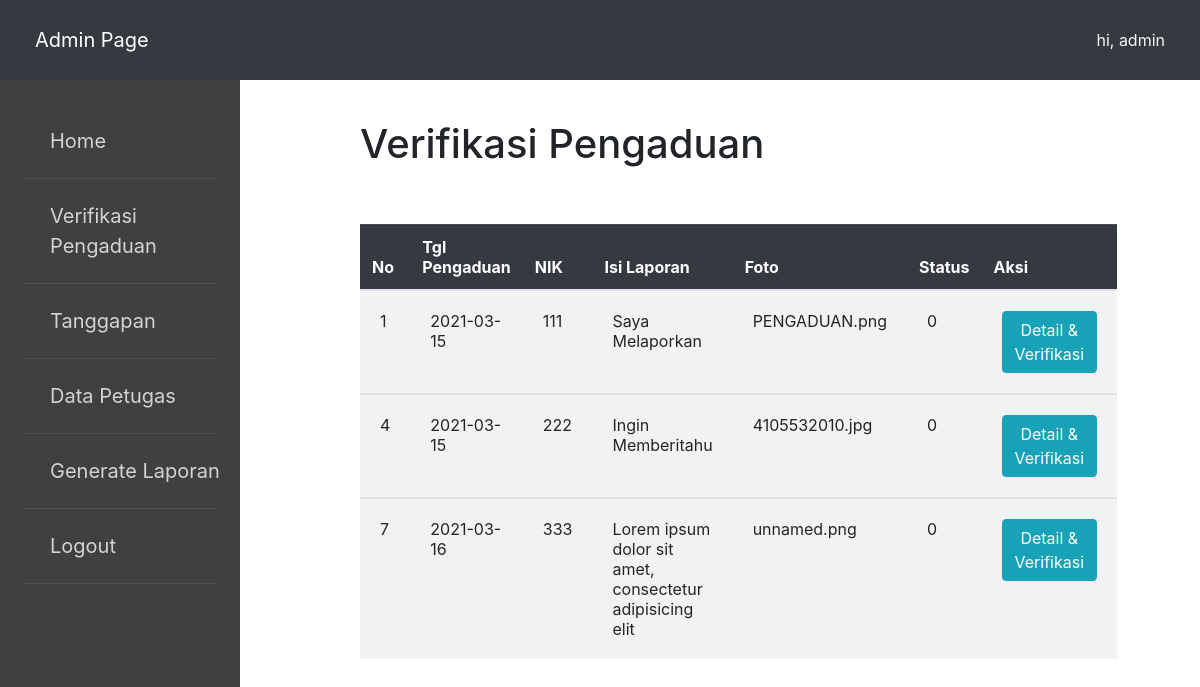
/view/admin/verifikasi/verifikasi_pengaduan.php (signed in), run on the app's committed database.
### tables this page shows
CREATE TABLE `pengaduan` (
  `id_pengaduan` int(11) NOT NULL,
  `tgl_pengaduan` date NOT NULL,
  `nik` char(16) NOT NULL,
  `isi_laporan` text NOT NULL,
  `foto` varchar(255) NOT NULL,
  `status` enum('0','proses','selesai','') NOT NULL
);

### config/koneksi.php (called while the page is built, shortened)
<?php
class database{
	var $host = "localhost";
	var $uname = "root";
	var $pass = "";
	var $db= "db_pengaduan_masyarakat";
	var $koneksi = "";
	function __construct(){
		$this->koneksi = mysqli_connect($this->host, $this->uname, $this->pass, $this->db);
	}
	function verif_pengaduan()
	{
		$data = mysqli_query($this->koneksi, "SELECT * FROM pengaduan where status='0'");
		while ($d = mysqli_fetch_array($data)) {
			$hasil[] = $d;
		}
		return $hasil;
	}
}

### view/admin/verifikasi/verifikasi_pengaduan.php (the view)
<?php
include '../../../config/koneksi.php';
include '../header/header.php';
$db = new database();
$lihat = $db->verif_pengaduan();
?>
	<div class="main">
		<h1>Verifikasi Pengaduan</h1><br/><br>
		<table class="table table-striped">
			<thead class="table-dark">
				<tr>
					<th>No</th>
					<th>Tgl Pengaduan</th>
					<th>NIK</th>
					<th>Isi Laporan</th>
					<th>Foto</th>
					<th>Status</th>
					<th>Aksi</th>
				</tr>
			</thead>
			<?php
			if (is_array($lihat)) {
				foreach ($lihat as $l) {
		 	?>
			<tbody>
				<tr>
					<td><?php echo $l['id_pengaduan']; ?></td>
					<td><?php echo $l['tgl_pengaduan']; ?></td>
					<td><?php echo $l['nik']; ?></td>
					<td><?php echo $l['isi_laporan']; ?></td>
					<td><?php echo $l['foto']; ?></td>
					<td><?php echo $l['status']; ?></td>
					<td>
						<a href="detail_verifikasi.php?id=<?php echo $l['id_pengaduan']; ?>" class="btn btn-info">Detail & Verifikasi</a>
					</td>
				</tr>
			</tbody>
		<?php } }?>
		</table>
		<br><br>
	</div>

### assets/style.css (style rules this page uses)
.main { padding-top: 10%; margin-left: 30%; }
.table-striped { width: 90%; }
.table>tbody>tr>td { padding: 20px; }

### data on the page
pengaduan: id_pengaduan "1", tgl_pengaduan "2021-03-15", nik "111", isi_laporan "Saya Melaporkan", foto "PENGADUAN.png", status "0"
pengaduan: id_pengaduan "4", tgl_pengaduan "2021-03-15", nik "222", isi_laporan "Ingin Memberitahu", foto "4105532010.jpg", status "0"
pengaduan: id_pengaduan "7", tgl_pengaduan "2021-03-16", nik "333", isi_laporan "Lorem ipsum dolor sit amet, consectetur adipisicing elit", foto "unnamed.png", status "0"

### other printed values
$_SESSION['nama'] "admin"
